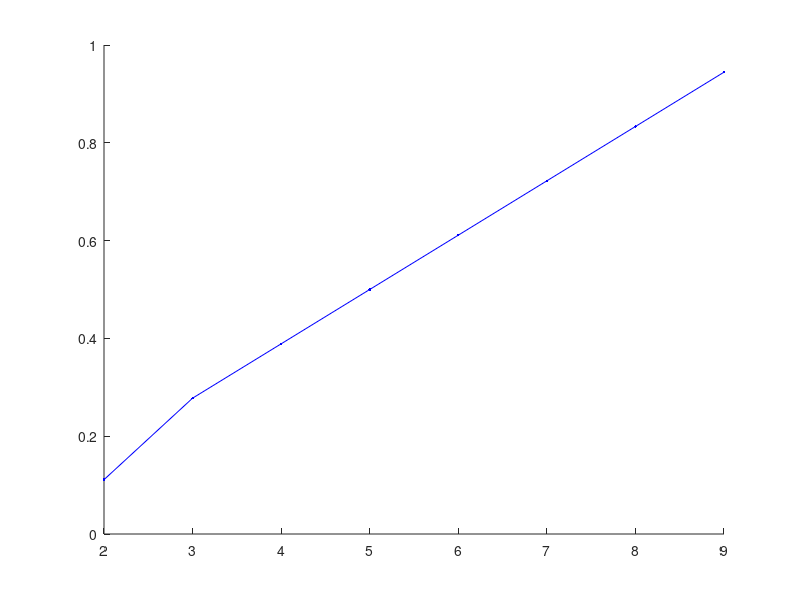

Source code (MATLAB): (Note: this script raises an error after producing the figure.)
%% Nonparametric Estimates of Cumulative Distribution Functions and Their Inverses
% This example shows how to estimate the cumulative distribution function
% (CDF) from data in a non-parametric or semi-parametric fashion. It also
% illustrates the inversion method for generating random numbers from the
% estimated CDF. The Statistics Toolbox(TM) includes more than two dozen random
% number generator functions for parametric univariate probability distributions.
% These functions allow you to generate random inputs for a wide variety of
% simulations, however, there are situations where it is necessary to generate
% random values to simulate data that are not described by a simple parametric
% family.
%
% The toolbox also includes the functions |pearsrnd| and |johnsrnd|, for
% generating random values without having to specify a parametric distribution
% from which to draw--those functions allow you to specify a distribution in
% terms of its moments or quantiles, respectively.
%
% However, there are still situations where even more flexibility is needed,
% to generate random values that "imitate" data that you have collected even
% more closely. In this case, you might use a nonparametric estimate of the
% CDF of those data, and use the inversion method to generate random values.
% The inversion method involves generating uniform random values on the unit
% interval, and transforming them to a desired distribution using the inverse
% CDF for that distribution.
%
% From the opposite perspective, it is sometimes desirable to use a
% nonparametric estimate of the CDF to transform observed data onto the unit
% interval, giving them an approximate uniform distribution.
%
% The |ecdf| function computes one type of nonparametric CDF estimate, the
% empirical CDF, which is a stairstep function.  This example illustrates some
% smoother alternatives, which may be more suitable for simulating or
% transforming data from a continuous distribution.

%   Copyright 2007-2011 The MathWorks, Inc.


%%
% For the purpose of illustration, here are some simple simulated data. There
% are only 25 observations, a small number chosen to make the plots in the
% example easier to read.  The data are also sorted to simplify plotting.
load('status_analyse_1.1.mat');
x = LOLP_distribution;
n = 8;
%% A Piecewise Linear Nonparametric CDF Estimate
% The |ecdf| function provides a simple way to compute and plot a "stairstep"
% empirical CDF for data.  In the simplest cases, this estimate makes discrete
% jumps of 1/n at each data point.
[Fi,xi] = ecdf(x);
xi = 1:9

%%
% This estimate is useful for many purposes, including investigating the
% goodness of fit of a parametric model to data.  Its discreteness, however, may
% make it unsuitable for use in empirically transforming continuous data to or
% from the unit interval.
%
% It is simple to modify the empirical CDF to address that problems. Instead
% of taking discrete jumps of 1/n at each data point, define a function that
% is piecewise linear, with breakpoints at the midpoints of those jumps. The
% height at each of the data points is then [1/2n, 3/2n, ..., (n-1/2)/n],
% instead of [(1/n), (2/n), ..., 1].  Use the output of |ecdf| to
% compute those breakpoints, and then "connect the dots" to define the
% piecewise linear function.
xj = xi(2:end);
Fj = (Fi(1:end-1)+Fi(2:end))/2;
hold on
plot(xj,Fj,'b.', xj,Fj,'b-');
hold off
legend({'ECDF' 'Breakpoints' 'Piecewise Linear Estimate'},'location','NW');

%%
% Because |ecdf| deals appropriately with repeated values and censoring, this
% calculation works even in cases with more complicated data than in this
% example.

%%
% Since the smallest data point corresponds to a height of 1/2n, and the
% largest to 1-1/2n, the first and last linear segments must be extended beyond
% the data, to make the function reach 0 and 1.
xj = [xj(1)-Fj(1)*(xj(2)-xj(1))/((Fj(2)-Fj(1)));
      xj;
      xj(n)+(1-Fj(n))*((xj(n)-xj(n-1))/(Fj(n)-Fj(n-1)))];
Fj = [0; Fj; 1];
hold on
plot(xj,Fj,'b-');
hold off
%%
% This piecewise linear function provides a nonparametric estimate of the CDF
% that is continuous and symmetric.  Evaluating it at points other than the
% original data is just a matter of linear interpolation, and it can be
% convenient to define an anonymous function to do that.
F = @(y) interp1(xj,Fj,y,'linear','extrap');
y = linspace(-1,3.75,10);
plot(xj,Fj,'b-',y,F(y),'ko');
xlim([-2.5 5]); xlabel('x'); ylabel('F(x)');


%% A Piecewise Linear Nonparametric Inverse CDF Estimate
% You can use the same calculations to compute a nonparametric estimate of the
% inverse CDF. In fact, the inverse CDF estimate is just the CDF estimate with
% the axes swapped.
stairs(Fi,[xi(2:end); xi(end)],'r');
hold on
plot(Fj,xj,'b-');
hold off
ylim([-2.5 5]); ylabel('x'); xlabel('F(x)');
legend({'ECDF' 'Piecewise Linear Estimate'},'location','NW');

%%
% Evaluating this nonparametric inverse CDF at points other than the original
% breakpoints is again just a matter of linear interpolation.  For example,
% generate uniform random values and use the CDF estimate to transform them
% back to the scale of your original observed data.  This is the inversion
% method.
Finv = @(u) interp1(Fj,xj,u,'linear','extrap');
u = rand(10000,1);
hist(Finv(u),-2:.25:4.5);
xlabel('x'); ylabel('Frequency');

%%
% Notice that this histogram of simulated data is more spread out than the
% histogram of the original data.  This is due, in part, to the much larger
% sample size--the original data consist of only 25 values.   But it is also
% because the piecewise linear CDF estimate, in effect, "spreads out" each of
% the original observations over an interval, and more so in regions where the
% individual observations are well-separated.
%
% For example, the two individual observations to the left of zero correspond
% to a wide, flat region of low density in the simulated data.  In contrast,
% in regions where the data are closely spaced, towards the right tail, for
% example, the piecewise linear CDF estimate "spreads out" the observations to
% a lesser extent.  In that sense, the method performs a simple version of
% what is known as variable bandwidth smoothing.  However, despite the
% smoothing, the simulated data retain most of the idiosyncrasies of the
% original data, i.e., the regions of high and low density.


%% Kernel Estimators for the CDF and Inverse CDF
% Instead of estimating the CDF using a piecewise linear function, you can
% perform kernel estimation using the |ksdensity| function to make a smooth
% nonparametric estimate. Though it is often used to make a nonparametric
% _density_ estimate, |ksdensity| can also estimate other functions.  For
% example, to transform your original data to the unit interval, use it to
% estimate the CDF.
F = ksdensity(x, x, 'function','cdf', 'width',.35);
stairs(xi,Fi,'r');
hold on
plot(x,F,'b.');
hold off
xlim([-2.5 5]); xlabel('x'); ylabel('F(x)');
legend({'ECDF' 'Kernel Estimates'},'location','NW');

%%
% |ksdensity| also provides a convenient way to evaluate the kernel CDF
% estimate at points other than the original data.  For example, plot the
% estimate as a smooth curve.
y = linspace(-2.5,5,1000);
Fy = ksdensity(x, y, 'function','cdf', 'width',.35);
stairs(xi,Fi,'r');
hold on
plot(y,Fy,'b-');
hold off
legend({'ECDF' 'Kernel Estimate'},'location','NW');

%%
% |ksdensity| uses a bandwidth parameter to control the amount of smoothing in
% the estimates it computes, and it is possible to let |ksdensity| choose a
% default value.  The examples here use a fairly small bandwidth to limit the
% amount of smoothing.  Even so, the kernel estimate does not follow the ECDF
% as closely as the piecewise linear estimate does.

%%
% One way to estimate the inverse CDF using kernel estimation is to compute the
% kernel CDF estimate on a grid of points spanning the range of the original
% data, and then use the same procedure as for the piecewise linear estimate.  For
% example, to plot the inverse CDF kernel estimate as a smooth curve, simply
% swap the axes.
stairs(Fi,[xi(2:end); xi(end)],'r');
hold on
plot(Fy,y,'b-');
hold off
ylim([-2.5 5]); ylabel('x'); xlabel('F(x)');
legend({'ECDF' 'Kernel Estimate'},'location','NW');

%%
% To transform uniform random values back to the scale of the original data,
% interpolate using the grid of CDF estimates.
Finv = @(u) interp1(Fy,y,u,'linear','extrap');
hist(Finv(u),-2.5:.25:5);
xlabel('x'); ylabel('Frequency');

%%
% Notice that the simulated data using the kernel CDF estimate has not
% completely "smoothed over" the two individual observations to the left of
% zero present in the original data.  The kernel estimate uses a fixed
% bandwidth.  With the particular bandwidth value used in this example, those
% two observations contribute to two localized areas of density, rather than a
% wide flat region as was the case with the piecewise linear estimate. In
% contrast, the kernel estimate has smoothed the data _more_ in the right tail
% than the piecewise linear estimate.

%%
% Another way to generate simulated data using kernel estimation is to use
% |ksdensity| to compute an estimate of the inverse CDF directly, again using
% the |'function'| parameter.  For example, transform those same uniform values.
r = ksdensity(x, u, 'function','icdf', 'width',.35);

%%
% However, using the latter method can be time-consuming for large amounts of
% data. A simpler, but equivalent, method is to resample with replacement from
% the original data and add some appropriate random noise.
r = datasample(x,100000,'replace',true) + normrnd(0,.35,100000,1);

%%
% If you generate enough random values, a histogram of the result follows the
% kernel density estimate of the original data very closely.
binwidth = .25;
edges = -2.5:binwidth:6;
ctrs = edges(1:end-1) + binwidth./2;
counts = histc(r,edges); counts = counts(1:end-1);
bar(ctrs,counts./(sum(counts).*binwidth),1,'FaceColor',[.9 .9 .9]);
hold on
xgrid = edges(1):.1:edges(end);
fgrid = ksdensity(x, xgrid, 'function','pdf', 'width',.3);
plot(xgrid,fgrid,'k-');
hold off
xlabel('x'); ylabel('f(x)');


%% A Semiparametric CDF Estimate
% A nonparametric CDF estimate requires a good deal of data to achieve
% reasonable precision.  In addition, data only affect the estimate "locally."
% That is, in regions where there is a high density of data, the estimate is
% based on more observations than in regions where there is a low density of
% data.  In particular, nonparametric estimates do not perform well in the
% tails of a distribution, where data are sparse by definition.
%
% Fitting a semiparametric model to your data using the |paretotails| function
% allows the best of both the nonparametric and parametric worlds.  In the
% "center" of the distribution, the model uses the piecewise linear
% nonparametric estimate for the CDF.  In each tail, it uses a generalized
% Pareto distribution.  The generalized Pareto is often used as a model for
% the tail(s) of a dataset, and while it is flexible enough to fit a wide
% variety of distribution tails, it is sufficiently constrained so that it
% requires few data to provide a plausible and smooth fit to tail data.
%
% For example, you might define the "center" of the data as the middle 50%, and
% specify that the transitions between the nonparametric estimate and the Pareto
% fits take place at the .25 and .75 quantiles of your data.  To evaluate the
% CDF of the semiparametric model fit, use the fit's |cdf| method.
semipFit = paretotails(x,.25,.75);
%%
% The warning is due to using so few data -- 6 points in each tail in this
% case -- and indicates that the fitted generalized Pareto distribution in the
% upper tail extends exactly to the smallest observation, and no further.  You
% can see that in the histogram shown below.  In a real application, you would
% usually have more data, and the warning would typically not occur.
[p,q] = boundary(semipFit);
y = linspace(-4,6,1000);
Fy = cdf(semipFit,y);
plot(y,Fy,'b-', q,p,'k+');
xlim([-6.5 5]); xlabel('x'); ylabel('F(x)');
legend({'Semi-parametric Estimate' 'Segment Boundaries'},'location','NW');

%%
% To transform uniform random values back to the scale of your original data,
% use the fit's |icdf| method.
r = icdf(semipFit,u);
hist(r,-6.5:.25:5);
xlabel('x'); ylabel('Frequency');

%%
% This semiparametric estimate has smoothed the tails of the data more than
% the center, because of the parametric model used in the tails.  In that
% sense, the estimate is more similar to the piecewise linear estimate than to
% the kernel estimate. However, it is also possible to use |paretotails| to
% create a semiparametric fit that uses kernel estimation in the center of the
% data.


%% Conclusions
% This example illustrates three methods for computing a non- or semi-parametric
% CDF or inverse CDF estimate from data.  The three methods impose different
% amounts and types of smoothing on the data.  Which method you choose depends
% on how each method captures or fails to capture what you consider the
% important features of your data.


displayEndOfDemoMessage(mfilename)
